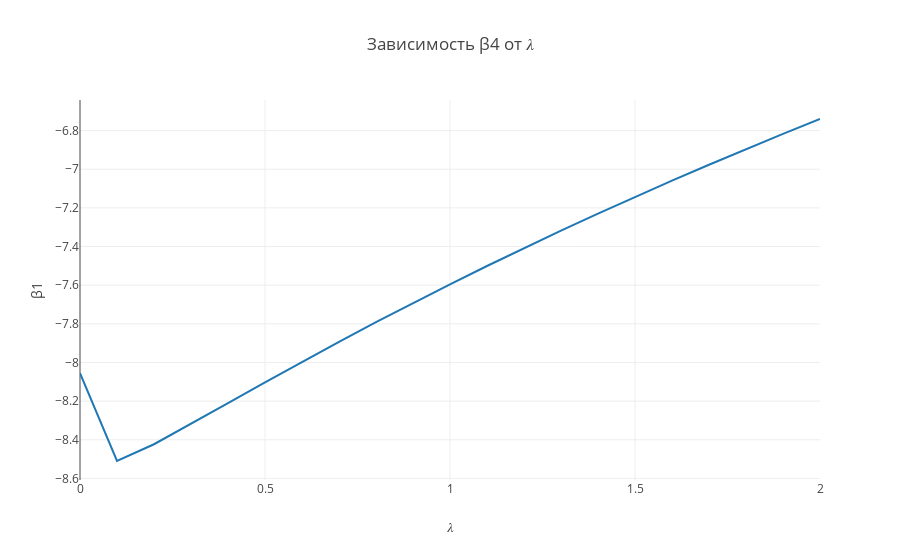

The notebook cell saved with this chart:
### Code cell
draw_plot("Зависимость β4 от 𝜆",lmd,"𝜆",b4,"β1")

### Figure 1 — Plotly figure (JSON) as saved in the notebook; plotly's stock layout.template omitted (floating-point values rounded to 4 significant figures)
{"data": [{"mode": "lines", "type": "scatter", "x": [0, 0.1, 0.2, 0.3, 0.4, 0.5, 0.6, 0.7, 0.8, 0.9, 1, 1.1, 1.2, 1.3, 1.4, 1.5, 1.6, 1.7, 1.8, 1.9, 2], "y": [-8.055, -8.51, -8.423, -8.318, -8.21, -8.103, -7.997, -7.893, -7.792, -7.692, -7.595, -7.501, -7.408, -7.318, -7.23, -7.143, -7.059, -6.977, -6.896, -6.817, -6.74]}], "layout": {"title": "Зависимость β4 от 𝜆", "xaxis": {"title": "𝜆"}, "yaxis": {"title": "β1"}}}
